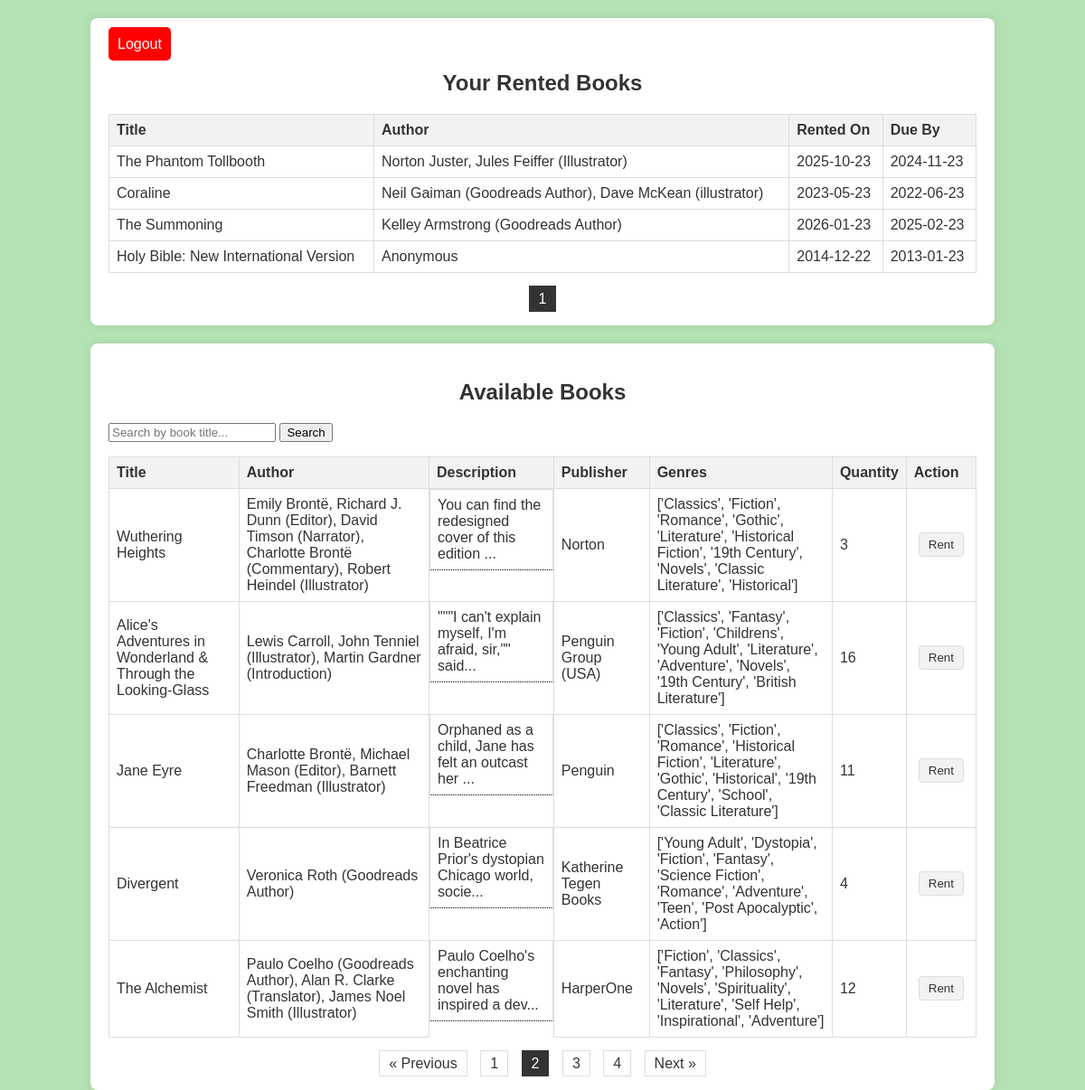
The page /user/books.php?page_available=2 (signed in) on the database its author committed.
### tables this page shows
CREATE TABLE `Booking` (
  `id` int(11) NOT NULL AUTO_INCREMENT,
  `user_id` int(11) NOT NULL,
  `book_id` int(11) NOT NULL,
  `booked_date` date NOT NULL,
  `expiration_date` date NOT NULL,
  `date_returned` date DEFAULT NULL,
  PRIMARY KEY (`id`),
  KEY `user_id` (`user_id`),
  KEY `book_id` (`book_id`),
  CONSTRAINT `Booking_ibfk_1` FOREIGN KEY (`user_id`) REFERENCES `User` (`id`) ON DELETE CASCADE,
  CONSTRAINT `Booking_ibfk_2` FOREIGN KEY (`book_id`) REFERENCES `Book` (`id`) ON DELETE CASCADE
);

CREATE TABLE `Book` (
  `id` int(11) NOT NULL AUTO_INCREMENT,
  `title` varchar(255) DEFAULT NULL,
  `author` varchar(255) DEFAULT NULL,
  `description` text DEFAULT NULL,
  `isbn` varchar(13) NOT NULL,
  `genres` varchar(255) DEFAULT NULL,
  `publisher` varchar(255) DEFAULT NULL,
  `quantity` int(11) DEFAULT NULL,
  PRIMARY KEY (`id`,`isbn`)
);

### www/user/books.php (the view, shortened to what this page needs)
<?php
require_once '../db.php';
$userId = $_SESSION['user_id'];
$rentedBooksPerPage = 5;
$currentPageRented = isset($_GET['page_rented']) ? $_GET['page_rented'] : 1;
$startFromRented = ($currentPageRented - 1) * $rentedBooksPerPage;
$sqlRented = "SELECT Book.title, Book.author, Booking.booked_date, Booking.expiration_date FROM Booking INNER JOIN Book ON Booking.book_id = Book.id WHERE Booking.user_id = $userId LIMIT $startFromRented, $rentedBooksPerPage";
$resultRented = $conn->query($sqlRented);
$sqlCountRented = "SELECT COUNT(*) AS total FROM Booking WHERE user_id = $userId";
$resultCountRented = $conn->query($sqlCountRented);
$rowRented = $resultCountRented->fetch_assoc();
$totalRentedBooks = $rowRented['total'];
$totalPagesRented = ceil($totalRentedBooks / $rentedBooksPerPage);
$availableBooksPerPage = 5;
$currentPageAvailable = isset($_GET['page_available']) ? $_GET['page_available'] : 1;
$startFromAvailable = ($currentPageAvailable - 1) * $availableBooksPerPage;
$search = isset($_GET['search']) ? $conn->real_escape_string($_GET['search']) : '';
$sqlAvailable = "SELECT * FROM Book WHERE title LIKE '%$search%' LIMIT $startFromAvailable, $availableBooksPerPage";
$resultAvailable = $conn->query($sqlAvailable);
$sqlCountAvailable = "SELECT COUNT(id) AS total FROM Book WHERE title LIKE '%$search%'";
$resultCountAvailable = $conn->query($sqlCountAvailable);
$rowAvailable = $resultCountAvailable->fetch_assoc();
$totalAvailableBooks = $rowAvailable['total'];
$totalPagesAvailable = ceil($totalAvailableBooks / $availableBooksPerPage);
echo '<link rel="stylesheet" type="text/css" href="../style.css">';
function generatePagination($currentPage, $totalPages, $pageType) {
    $maxPagesToShow = 5;
    $pagesOffset = floor($maxPagesToShow / 2);
    $startPage = max(1, $currentPage - $pagesOffset);
    $endPage = min($totalPages, $currentPage + $pagesOffset);
    if ($currentPage > 1) {
        echo '<a href="books.php?page_' . $pageType . '=' . ($currentPage - 1) . '">&laquo; Previous</a> ';
    }
    for ($page = $startPage; $page <= $endPage; $page++) {
        echo '<a href="books.php?page_' . $pageType . '=' . $page . '" ' . ($page == $currentPage ? 'class="active"' : '') . '>' . $page . '</a> ';
    }
    if ($currentPage < $totalPages) {
        echo '<a href="books.php?page_' . $pageType . '=' . ($currentPage + 1) . '">Next &raquo;</a> ';
    }
}
echo "<div class='container'>";
echo "<div class='logout-container'>";
echo "<a href='../logout.php' class='logout-button'>Logout</a>";
echo "</div>";
echo "<h2>Your Rented Books</h2>";
if ($resultRented->num_rows > 0) {
    echo "<table><tr><th>Title</th><th>Author</th><th>Rented On</th><th>Due By</th></tr>";
    while($row = $resultRented->fetch_assoc()) {
        echo "<tr><td>".$row["title"]."</td><td>".$row["author"]."</td><td>".$row["booked_date"]."</td><td>".$row["expiration_date"]."</td></tr>";
    }
    echo "</table>";
} else {
    echo "You have no rented books.<br>";
}
echo "<div class='pagination'>";
generatePagination($currentPageRented, $totalPagesRented, 'rented');
echo "</div>";
echo "</div>";
echo "<div class='container'>";
echo "<h2>Available Books</h2>";
echo "<form method='get' action=''>
        <input type='text' name='search' placeholder='Search by book title...'>
        <input type='submit' value='Search'>
      </form>";
if ($resultAvailable->num_rows > 0) {
    echo "<table><tr><th>Title</th><th>Author</th><th>Description</th><th>Publisher</th><th>Genres</th><th>Quantity</th><th>Action</th></tr>";
    while($row = $resultAvailable->fetch_assoc()) {
        $shortDescription = strlen($row["description"]) > 50 ? substr($row["description"], 0, 50) . "..." : $row["description"];
        echo "<tr>
                <td>".$row["title"]."</td>
                <td>".$row["author"]."</td>
                <td class='tooltip'>".$shortDescription."
                    <span class='tooltiptext'>".$row["description"]."</span>
                </td>
                <td>".$row["publisher"]."</td>
                <td>".$row["genres"]."</td>
                <td id='quantity_" . $row["id"] . "'>" . $row["quantity"] . "</td>
                <td><button onclick='rentBook(" . $row["id"] . ")' class='rent-button'>Rent</button></td>
              </tr>";
    }
    echo "</table>";
} else {
    echo "No books available at the moment.<br>";
}
echo "<div class='pagination'>";
generatePagination($currentPageAvailable, $totalPagesAvailable, 'available');
echo "</div>";
echo "</div>";
?>

### www/style.css (style rules this page uses)
.container { width: 80%; margin: 20px auto; background: white; padding: 20px; border-radius: 8px; box-shadow: 0 0 10px rgba(0, 0, 0, 0.1); }
table { width: 100%; border-collapse: collapse; margin-bottom: 20px; }
th, td { border: 1px solid #ddd; padding: 8px; text-align: left; }
th { background-color: #f2f2f2; }
.pagination { text-align: center; margin-top: 20px; }
.pagination a { margin: 0 5px; padding: 5px 10px; border: 1px solid #ddd; color: #333; text-decoration: none; }
.pagination a.active { background-color: #333; color: white; border: 1px solid #333; }
.tooltip { position: relative; display: inline-block; border-bottom: 1px dotted black; }
h2 { color: #333; text-align: center; margin-bottom: 20px; }
button { color: #333; background-color: #f2f2f2; padding: 5px 10px; border-radius: 4px; border: 1px solid #ddd; text-decoration: none; cursor: pointer; margin: 5px; }
.logout-button { padding: 10px; background-color: red; color: white; text-decoration: none; border-radius: 5px; }

### rows shown on the page
booking: book.title "The Phantom Tollbooth", book.author "Norton Juster, Jules Feiffer (Illustrator)", booked_date "2025-10-23", expiration_date "2024-11-23"
booking: book.title "Coraline", book.author "Neil Gaiman (Goodreads Author), Dave McKean (illustrator)", booked_date "2023-05-23", expiration_date "2022-06-23"
booking: book.title "The Summoning", book.author "Kelley Armstrong (Goodreads Author)", booked_date "2026-01-23", expiration_date "2025-02-23"
booking: book.title "Holy Bible: New International Version", book.author "Anonymous", booked_date "2014-12-22", expiration_date "2013-01-23"
book: title "Wuthering Heights", author "Emily Brontë, Richard J. Dunn (Editor), David Timson (Narrator), Charlotte Brontë (Commentary), Robert Heindel (Illustrator)", description "You can find the redesigned cover of this edition ...", publisher "Norton", genres "['Classics', 'Fiction', 'Romance', 'Gothic', 'Literature', 'Historical Fiction', '19th Century', 'Novels', 'Classic Literature', 'Historical']", quantity "3"
book: title "Alice's Adventures in Wonderland & Through the Looking-Glass", author "Lewis Carroll, John Tenniel (Illustrator), Martin Gardner (Introduction)", description "\"\"\"I can't explain myself, I'm afraid, sir,\"\" said...", publisher "Penguin Group (USA)", genres "['Classics', 'Fantasy', 'Fiction', 'Childrens', 'Young Adult', 'Literature', 'Adventure', 'Novels', '19th Century', 'British Literature']", quantity "16"
book: title "Jane Eyre", author "Charlotte Brontë, Michael Mason (Editor), Barnett Freedman (Illustrator)", description "Orphaned as a child, Jane has felt an outcast her ...", publisher "Penguin", genres "['Classics', 'Fiction', 'Romance', 'Historical Fiction', 'Literature', 'Gothic', 'Historical', '19th Century', 'School', 'Classic Literature']", quantity "11"
book: title "Divergent", author "Veronica Roth (Goodreads Author)", description "In Beatrice Prior's dystopian Chicago world, socie...", publisher "Katherine Tegen Books", genres "['Young Adult', 'Dystopia', 'Fiction', 'Fantasy', 'Science Fiction', 'Romance', 'Adventure', 'Teen', 'Post Apocalyptic', 'Action']", quantity "4"
book: title "The Alchemist", author "Paulo Coelho (Goodreads Author), Alan R. Clarke (Translator), James Noel Smith (Illustrator)", description "Paulo Coelho's enchanting novel has inspired a dev...", publisher "HarperOne", genres "['Fiction', 'Classics', 'Fantasy', 'Philosophy', 'Novels', 'Spirituality', 'Literature', 'Self Help', 'Inspirational', 'Adventure']", quantity "12"
